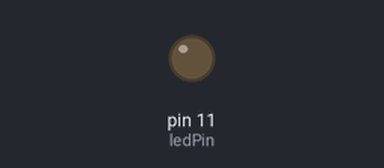
This sketch was run on a simulated Arduino Uno, built with avr-gcc and run on an emulated ATmega328P. Shown: output pins drawn as LEDs (lit = HIGH).

Above: at 0.15 s.
Timing chart, 0 to 1.6 s (numbered marks = the images above):
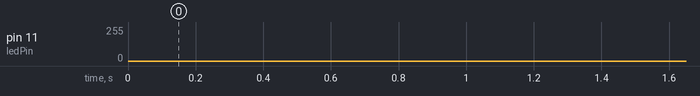

The sketch:

Lesson_04_Breathing_LED.ino
```cpp
const int ledPin = 11; // Labels pin 11 as the pin the LED is connected to

void setup()
{
  pinMode(ledPin, OUTPUT); // Initalizes ledPin as an output pin
}

void loop()
{
  for (int brightness = 0; brightness <= 255; brightness++) { // Loops indented code until brightness is 255
    analogWrite(ledPin, brightness); // Sets the voltage of the pin to a slowly increasing number
    delay(3); } // Pauses for 3 milliseconds. Change this number to adjust speed
  for (int brightness = 255; brightness >=0; brightness--)  { // Loops indented code until brightness is 0
    analogWrite(ledPin, brightness); // Sets the voltage of the pin to a slowly decreasing number
    delay(3); } // Pauses for 3 milliseconds. Change this number to adjust speed
}
```
